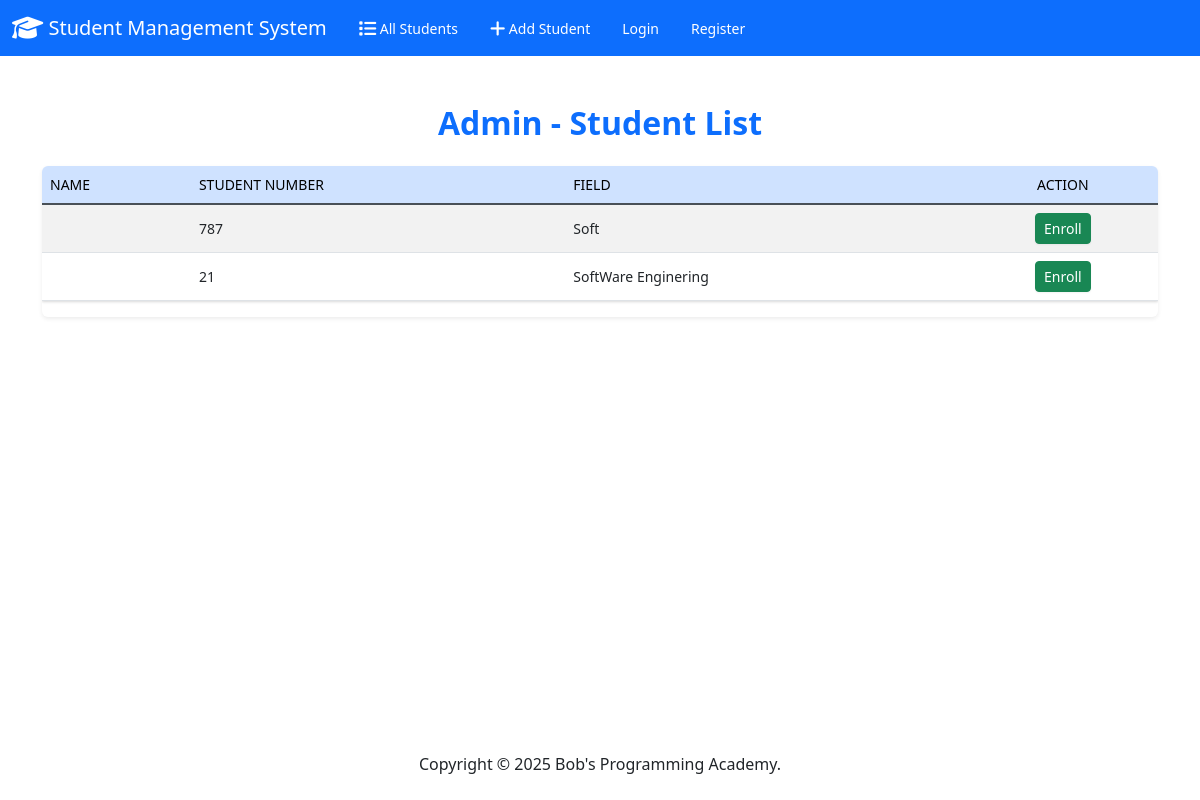
The page /students/admin/ on the database as committed earlier.
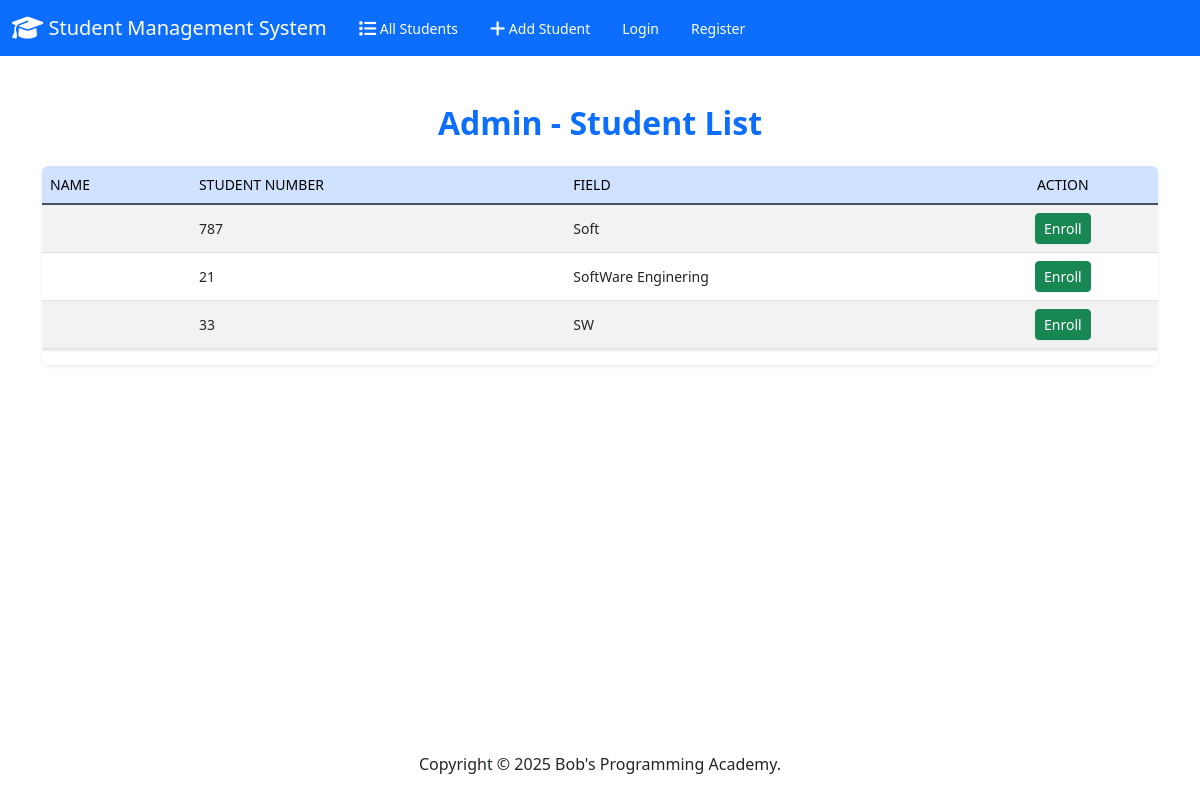
The same page on the database as committed later.
### students/models.py (models this page shows, shortened)
class Student(models.Model):
    user = models.OneToOneField(CustomUser, on_delete=models.CASCADE, related_name='student')
    student_number = models.CharField(max_length=20, unique=True)
    field_of_study = models.CharField(max_length=100)
    gpa = models.FloatField()

### students/views.py (the view)
# urls.py: path('students/admin/', views.admin_student_list, name='admin_student_list'),
def admin_student_list(request):
    students = Student.objects.all()
    return render(request, 'students/admin_student_list.html', {
        'students': students
    })

### students/templates/students/admin_student_list.html
{% extends "students/base.html" %}
{% block body %}
<div class="container my-5">
  <h2 class="mb-4 text-center text-primary fw-bold">Admin - Student List</h2>
 <link href="https://cdn.jsdelivr.net/npm/bootstrap@5.3.0/dist/css/bootstrap.min.css" rel="stylesheet">
  <link href="https://cdnjs.cloudflare.com/ajax/libs/font-awesome/6.4.0/css/all.min.css" rel="stylesheet">
  {% if students %}
  <div class="table-responsive shadow-sm rounded">
    <table class="table table-striped table-hover align-middle">
      <thead class="table-primary">
        <tr>
          <th scope="col">Name</th>
          <th scope="col">Student Number</th>
          <th scope="col">Field</th>
          <th scope="col" class="text-center">Action</th>
        </tr>
      </thead>
      <tbody>
        {% for student in students %}
        <tr>
          <td>{{ student.first_name }} {{ student.last_name }}</td>
          <td>{{ student.student_number }}</td>
          <td>{{ student.field_of_study }}</td>
          <td class="text-center">
            <a href="{% url 'student_detail' student.id %}" class="btn btn-success btn-sm">
              Enroll
            </a>
          </td>
        </tr>
        {% endfor %}
      </tbody>
    </table>
  </div>
  {% else %}
  <div class="alert alert-info text-center" role="alert">
    No students available.
  </div>
  {% endif %}
</div>
{% endblock %}

Rows that differ between the two databases and show on the page:
added Student: student_number "33", field_of_study "SW"
